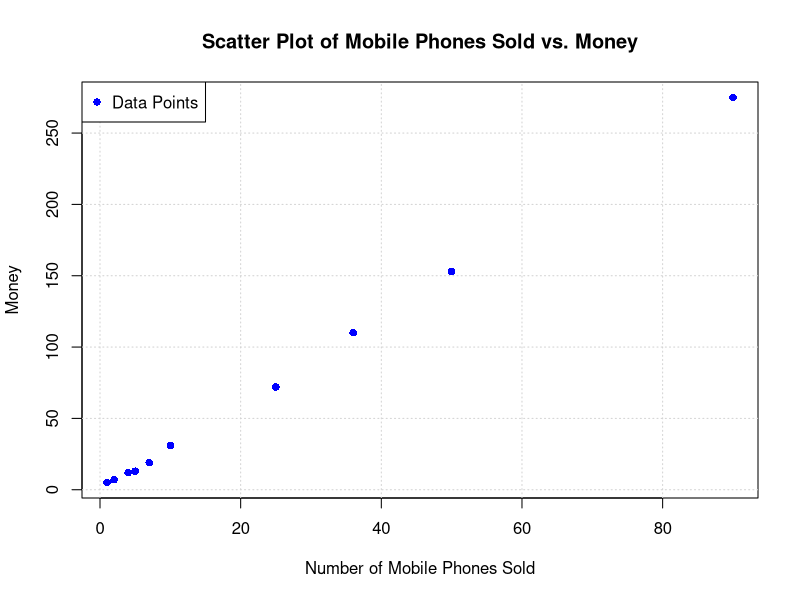

Write R code to recreate this figure.
x_values <- c(4, 1, 5, 7, 10, 2, 50, 25, 90, 36)
y_values <- c(12, 5, 13, 19, 31, 7, 153, 72, 275, 110)
plot(x_values, y_values, 
     xlab = "Number of Mobile Phones Sold", 
     ylab = "Money",
     main = "Scatter Plot of Mobile Phones Sold vs. Money",
     col = "blue",
     pch = 16)
grid()
legend("topleft", legend = "Data Points", pch = 16, col = "blue")
